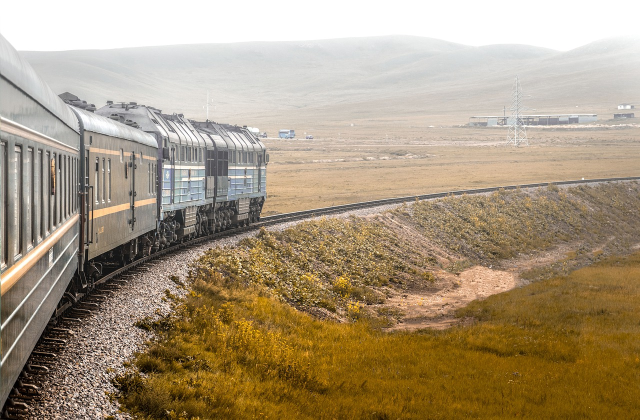
#> input picture photos/train.jpg, 1280 x 839 px, found by its file name (shown at 1/2 size)
$ jupyter execute Imp_functions.ipynb
#> lines starting #> are read from the running program, lines starting #| are printed output that depends on the picture; after the words box and inside, x2 and y2 are one past the last pixel; in counts of white or black regions, pixels touching at a corner belong together
[cell 1]
import cv2 as cv

[cell 2]
img=cv.imread('D:/openCV/photos/train.jpg')
#> img is the input picture: shape (839, 1280, 3); mean B, G, R 126.3, 151.6, 168.1

[cell 3]
cv.imshow("train",img)
cv.waitKey(0)

[cell 4]
#converting BGR to Grayscale img
#cvtColor(src, code[, dst[, dstCn]]) -> dst
# @brief Converts an image from one color space to another.
gray=cv.cvtColor(img,cv.COLOR_BGR2GRAY)
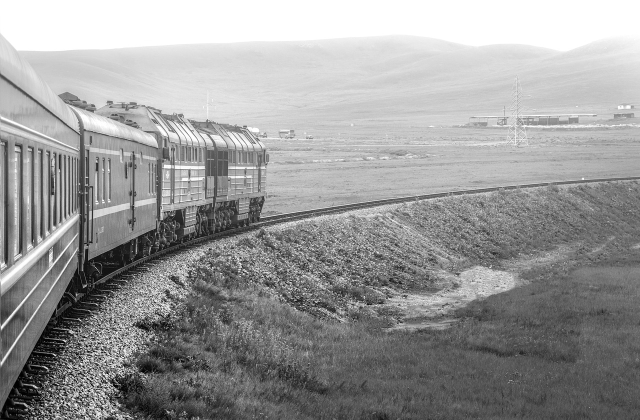
#> gray: shape (839, 1280) (shown at 1/2 size); min 0, max 255, mean 153.7
cv.imshow("train",img)
cv.imshow("Gray Train",gray)
cv.waitKey(0)

[cell 5]
#How To Blur
img=cv.imread('D:/openCV/photos/dog.jpg')
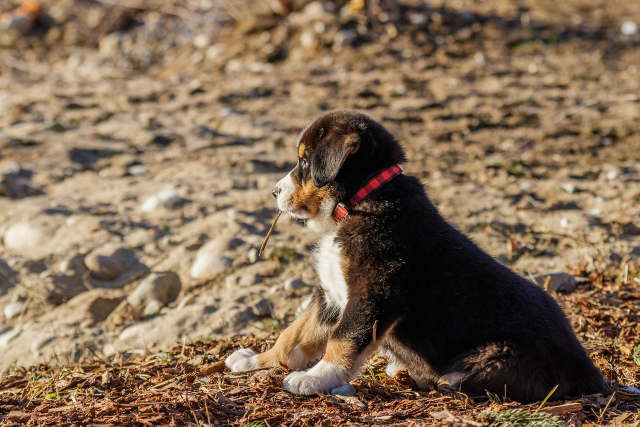
#> input picture photos/dog.jpg, 1280 x 853 px, found by its file name (shown at 1/2 size)
#> img is the input picture: shape (853, 1280, 3); mean B, G, R 84.5, 107.8, 130.4
# GaussianBlur(src, ksize, sigmaX[, dst[, sigmaY[, borderType]]]) -> dst
# .   @brief Blurs an image using a Gaussian filter.
#to increse blur increase kernal size
blur=cv.GaussianBlur(img, (5,7), cv.BORDER_DEFAULT)
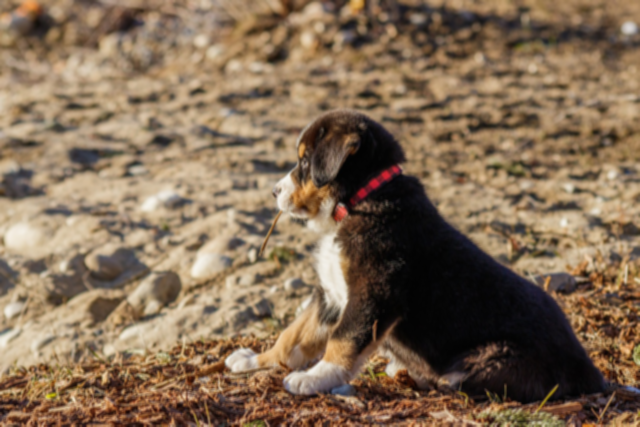
#> blur: shape (853, 1280, 3) (shown at 1/2 size); mean B, G, R 84.5, 107.8, 130.4
cv.imshow("dog",img)
cv.imshow("blur_dog",blur)
cv.waitKey(0)

[cell 6]
#Edge cascade: datect edges
#there are many ways but we will be usig canny
img=cv.imread('D:/openCV/photos/darling.jpg')
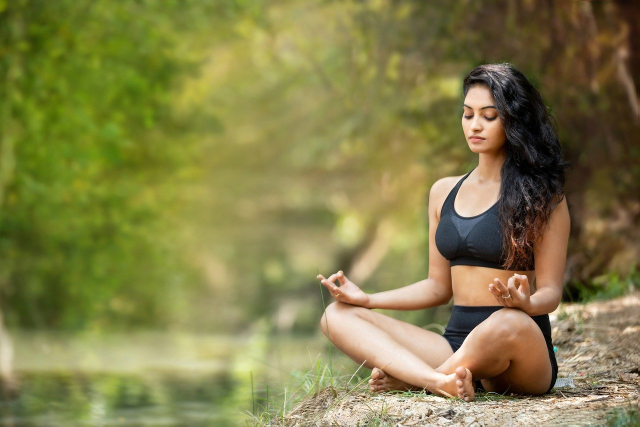
#> input picture photos/darling.jpg, 1280 x 853 px, found by its file name (shown at 1/2 size)
#> img is the input picture: shape (853, 1280, 3); mean B, G, R 73.2, 126.8, 131.3
# canny(image, threshold1, threshold2[, edges[, apertureSize[, L2gradient]]]) -> edges
# .   @brief Finds edges in an image using the Canny algorithm @cite Canny86 .
canny=cv.Canny(img,125,175)
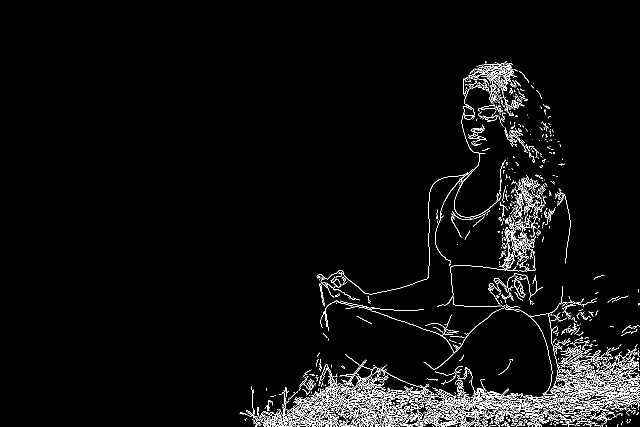
#> canny: shape (853, 1280) (shown at 1/2 size); 3.4% white in thin lines or dots, all inside (x1, y1, x2, y2) = (479, 122, 1280, 853)
#if you want to reduce borders first blur and then see
blur=cv.GaussianBlur(img, (7,7), cv.BORDER_DEFAULT)
canny_blur=cv.Canny(blur,125,175)
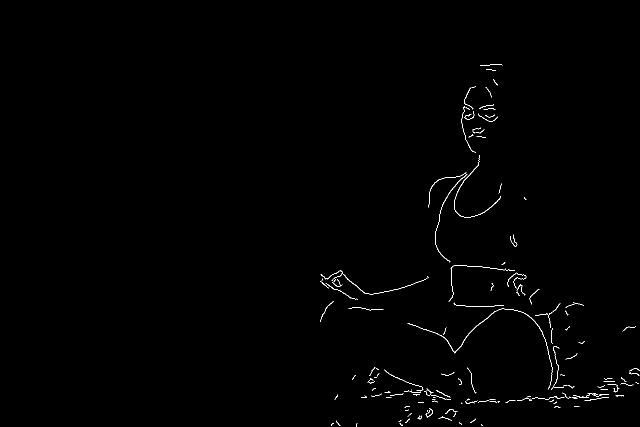
#> canny_blur: shape (853, 1280) (shown at 1/2 size); 0.49% white in thin lines or dots, all inside (x1, y1, x2, y2) = (640, 128, 1280, 853)
cv.imshow("baby",img)
cv.imshow("sexybaby",canny)
cv.imshow("less_sexybaby",canny_blur)
cv.waitKey(0)

[cell 7]
#Dilating the img using edges canny
img=cv.imread('D:/openCV/photos/darling.jpg')
canny=cv.Canny(img,125,175)
# dilate(src, kernel[, dst[, anchor[, iterations[, borderType[, borderValue]]]]]) -> dst
# .   @brief increses the thickness
dilated=cv.dilate(canny,(7,7),iterations=4)
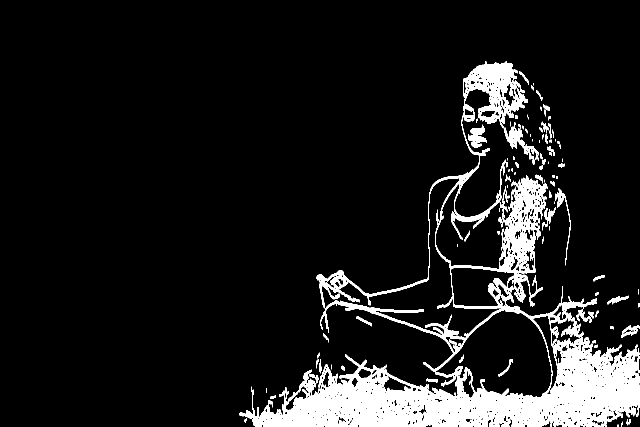
#> dilated: shape (853, 1280) (shown at 1/2 size); 9.7% white; 156 white regions (66 under 20 px), largest, box (x1, y1, x2, y2) and area: (479, 122, 1280, 853) 96338, (1009, 245, 1078, 320) 1339, (936, 249, 974, 296) 897
cv.imshow("canny",canny)
cv.imshow("dilated",dilated)
cv.waitKey(0)

[cell 8]
#ERODE: from dilated making the canny image (approxly)
img=cv.imread('D:/openCV/photos/darling.jpg')
canny=cv.Canny(img,125,175)
cv.imshow("canny",canny)
dilated=cv.dilate(canny,(7,7),iterations=4)
cv.imshow("dilated",dilated)
# eroding
# erode(src, kernel[, dst[, anchor[, iterations[, borderType[, borderValue]]]]]) -> dst
erode=cv.erode(dilated,(7,7),iterations=4)
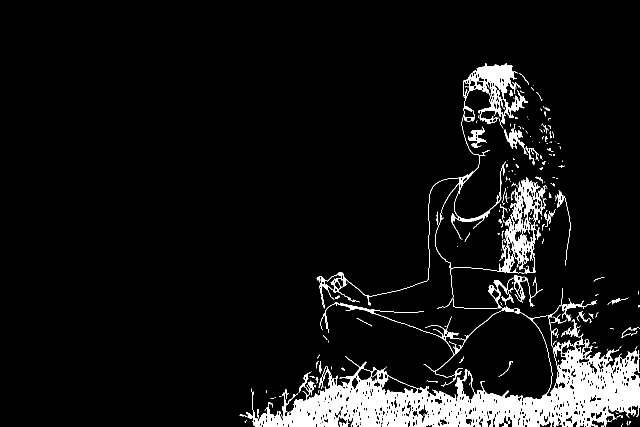
#> erode: shape (853, 1280) (shown at 1/2 size); 6.4% white; 254 white regions (188 under 20 px), largest, box (x1, y1, x2, y2) and area: (563, 560, 1280, 853) 49262, (633, 126, 1042, 617) 7105, (874, 355, 1081, 617) 4609
cv.imshow("eroded",erode)
cv.waitKey(0)
#compare canny and eroded

[cell 9]
#Resize
img=cv.imread('D:/openCV/photos/darling.jpg')
# resize(src, dsize[, dst[, fx[, fy[, interpolation]]]]) -> dst
# .   @brief Resizes an image.
resize=cv.resize(img,(500,500))
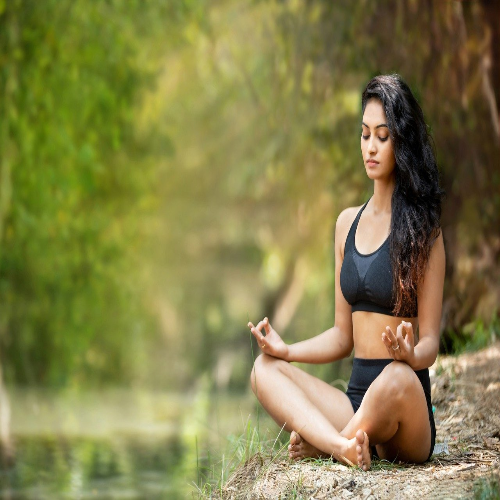
#> resize: shape (500, 500, 3); mean B, G, R 73.1, 126.7, 131.2
cv.imshow("Resized",resize)
cv.waitKey(0)

[cell 10]
img=cv.imread('D:/openCV/photos/darling.jpg')
# resize(src, dsize[, dst[, fx[, fy[, interpolation]]]]) -> dst
# .   @brief Resizes an image.
resize=cv.resize(img,(500,500),interpolation=cv.INTER_CUBIC)
cv.imshow("Resized",resize)
cv.waitKey(0)

[cell 11]
#Cropping(array slicing)
img=cv.imread('D:/openCV/photos/darling.jpg')
crop=img[400:600,700:1000]
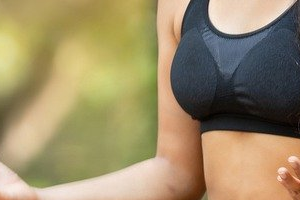
#> crop: shape (200, 300, 3); mean B, G, R 104.1, 141, 156.5
cv.imshow("sexy_crop",crop)
cv.waitKey(0)
